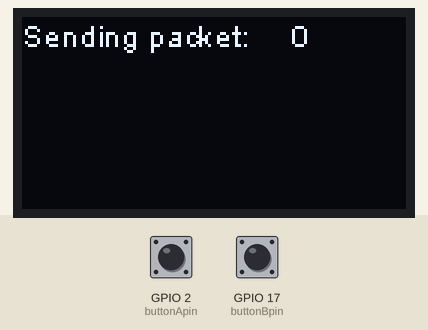
Recording of a sketch running on a simulated ESP32. Shown: 128×64 one-colour display. Inputs (shaded band) come from the test bench; at power-on: GPIO 2 (buttonApin) HIGH, GPIO 17 (buttonBpin) HIGH.

Above: at 4.0 s.
4.1 s: GPIO 2 (buttonApin) pulled LOW for 3.2 s
At 5.1 s:
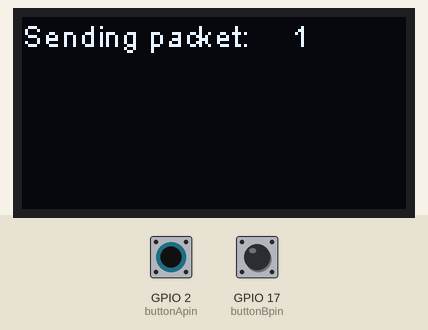
8.8 s: GPIO 17 (buttonBpin) pulled LOW for 0.15 s
At 10.5 s:
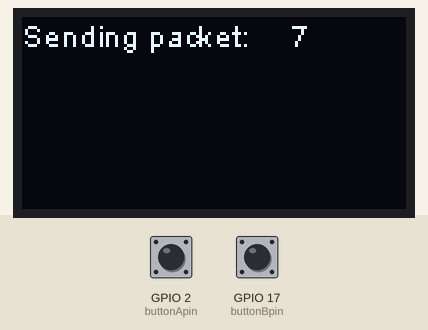
10.8 s: GPIO 2 (buttonApin) pulled LOW for 0.15 s
At 11.9 s:
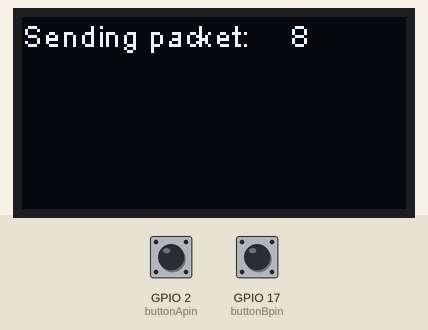
12.8 s: GPIO 17 (buttonBpin) pulled LOW for 1 s
At 14.3 s:
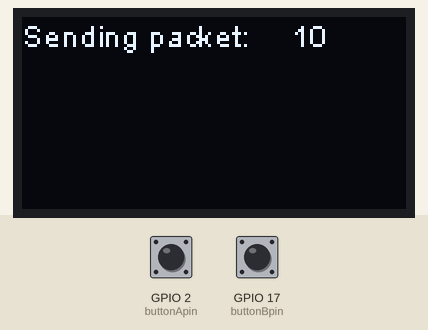
Timing chart, 0 to 15.8 s (numbered marks = the images above; inputs shaded):
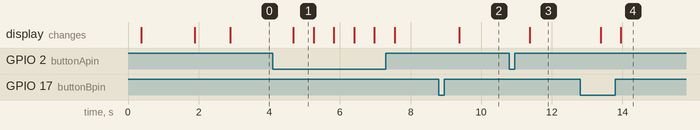

The sketch:

OLED_LoRa_Sender_edited.ino
```cpp
/*
  Control an LED Remotely via 2 Heltec LoRa boards: Transmitter
  Author Johnathan Clementi
  Date: 2022/03/30

  This project builds on the example showing the Heltec.LoRa sended data in OLED from Aaron Lee
  at Heltec. This project uses 2 Heltec WiFi LoRa 32 V2 boards, one as a transmitter connected
  to two push buttons, and one as a receiver connected to an LED. When buttons A/B are pressed,
  the transmitter LoRa board will send a LoRa packet containing a string based on the button
  that has been pressed. When this packet is recieved by the receiver, it the packet will be
  parsed, compared to a predefined string, and the signal sent to an LED will be determined by
  this string comparison.

  A note from Aaron Lee about the functionality of the OLED display:
      The onboard OLED display is SSD1306 driver and I2C interface. In order to make the
      OLED correctly operation, you should output a high-low-high(1-0-1) signal by soft-
      ware to OLED's reset pin, the low-level signal at least 5ms.

      OLED pins to ESP32 GPIOs via this connecthin:
      OLED_SDA -- GPIO4
      OLED_SCL -- GPIO15
      OLED_RST -- GPIO16

      by Aaron.Lee from HelTec AutoMation, ChengDu, China
      https://heltec.org
      this project also realess in GitHub:
      https://github.com/Heltec-Aaron-Lee/WiFi_Kit_series
*/

#include "heltec.h"
#include "images.h"

#define BAND    915E6  //Band 915E6 is for use in N. America, 868E6 is for Europe

// LED handling //
int buttonApin = 2; // We will read the input of Button A at pin 2
int buttonBpin = 17; // We will read the input of Button B at pin 17

unsigned int counter = 0; // The counter counts how many packets have been sent
String rssi = "RSSI --"; // RSSI stands for Recieved Signal Strength Indication
                         // and indicates the strength of the signal between the LoRa boards
String packSize = "--";
String packet ;


void logo() // This routine will display the Heltec logo on the OLED display
            // The hexidecimal values are held in the images.h file
            // These values could be edited to display other images
{
  Heltec.display->clear(); // Clear the display
  Heltec.display->drawXbm(0,5,logo_width,logo_height,logo_bits); // interpret the hex values
  Heltec.display->display(); // show the image on the OLED display
}


void setup()
{

  pinMode(buttonApin, INPUT_PULLUP); // Define ButtonA pin (2) as an Input Pullup for the button
  pinMode(buttonBpin, INPUT_PULLUP); // Define ButtonB pin (17) as an Input Pullup for the button

   //WIFI Kit series V1 not support Vext control
  Heltec.begin(true /*DisplayEnable Enable*/, true /*Heltec.Heltec.Heltec.LoRa Disable*/, true /*Serial Enable*/, true /*PABOOST Enable*/, BAND /*long BAND*/);

  Heltec.display->init(); // initialize the OLED display
  Heltec.display->flipScreenVertically();  // ensure the correct orientation of the OLED display
  Heltec.display->setFont(ArialMT_Plain_10);
  logo(); // Show the logo for 1.5 seconds
  delay(1500);
  Heltec.display->clear(); // remove the logo from the screen

  Heltec.display->drawString(0, 0, "Heltec.LoRa Initial success!");  // initialize LoRa
  Heltec.display->display();
  delay(1000);
}

void loop()
{
  Heltec.display->clear(); // clear setup text
  Heltec.display->setTextAlignment(TEXT_ALIGN_LEFT); // Left justify text
  Heltec.display->setFont(ArialMT_Plain_10);

  Heltec.display->drawString(0, 0, "Sending packet: "); // This indicates how many packets have been sent
                                                        // aka the number of times a button has been pressed
  Heltec.display->drawString(90, 0, String(counter));   // show the text for packet incrementing the packet counter
  Heltec.display->display();                            // display that text


  if (digitalRead(buttonApin) == LOW) // check if Button A has been pressed, do nothing if not (HIGH)
    {
      LoRa.beginPacket(); // initialize a packet
      LoRa.setTxPower(5,RF_PACONFIG_PASELECT_PABOOST); // set the signal strength to 5 decibles - useful for debugging
                                                       // lower signal strength = shorter travel of signal
      LoRa.print("button A pressed"); // this is the text that will be included in the packet
      LoRa.endPacket(); // close the packet and send it out
      counter++; // increment the packet counter
      delay(500); // delay half a second before a button and packet can be sent so there is enough time to
                  // finish sending a packet
    }

  if (digitalRead(buttonBpin) == LOW)
    {
      LoRa.beginPacket(); // initialize a packet
      LoRa.setTxPower(5,RF_PACONFIG_PASELECT_PABOOST); // set the signal strength to 5 decibles - useful for debugging
                                                       // lower signal strength = shorter travel of signal
      LoRa.print("button B pressed"); // this is the text that will be included in the packet
      LoRa.endPacket();
      counter++;
      delay(500); // delay half a second before a button and packet can be sent so there is enough time to
                  // finish sending a packet
    }
}
```

Source omitted: images.h (data table, 5750 bytes)

Measured:
- after the input at 4.1 s, the display: changes after 0.58 s (image 1)
- after the input at 8.8 s, the display: changes after 0.59 s (image 2)
- after the input at 10.8 s, the display: changes after 0.58 s (image 3)
- after the input at 12.8 s, the display: first changes after 0.58 s (image 4 shows a later state)
- what the display in image 1 shows lasts 0.6 s, from 4.7 s to 5.3 s
